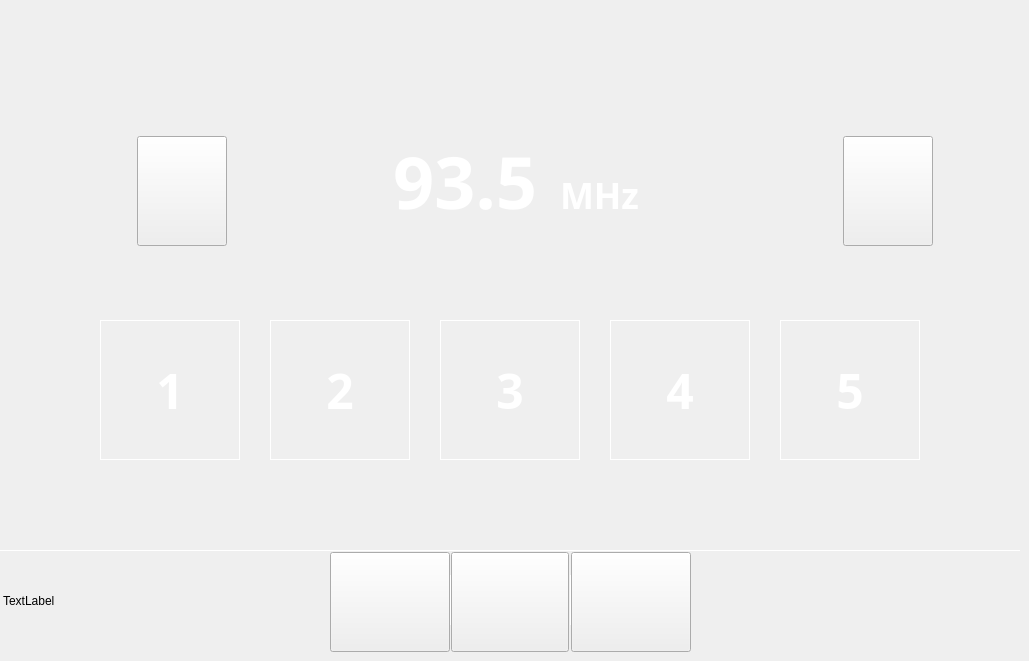
      <widget class="QWidget" name="FMTab">
       <attribute name="icon">
        <iconset resource="source.qrc">
         <normaloff>:/NotificationPanel/icons/FMTabIcon.png</normaloff>:/NotificationPanel/icons/FMTabIcon.png</iconset>
       </attribute>
       <attribute name="title">
        <string/>
       </attribute>
       <widget class="QLabel" name="ChannelFrequencyLabel">
        <property name="geometry">
         <rect>
          <x>393</x>
          <y>136</y>
          <width>165</width>
          <height>91</height>
         </rect>
        </property>
        <property name="styleSheet">
         <string notr="true">color: rgb(255, 255, 255);
font-family: Plus Jakarta Sans;
font-style: normal;
font-weight: 500;
font-size: 72px;
line-height: 91px;</string>
        </property>
        <property name="text">
         <string>93.5</string>
        </property>
       </widget>
       <widget class="QLabel" name="MegaHertzLabel">
        <property name="geometry">
         <rect>
          <x>560</x>
          <y>150</y>
          <width>90</width>
          <height>90</height>
         </rect>
        </property>
        <property name="styleSheet">
         <string notr="true">color: rgb(255, 255, 255);
font-family: Plus Jakarta Sans;
font-style: normal;
font-weight: 500;
font-size: 36px;
line-height: 91px;</string>
        </property>
        <property name="text">
         <string>MHz</string>
        </property>
       </widget>
       <widget class="QPushButton" name="FMForwardButton">
        <property name="geometry">
         <rect>
          <x>843</x>
          <y>136</y>
          <width>90</width>
          <height>110</height>
         </rect>
        </property>
        <property name="text">
         <string/>
        </property>
        <property name="icon">
         <iconset resource="source.qrc">
          <normaloff>:/NotificationPanel/icons/FMForwardButton.png</normaloff>:/NotificationPanel/icons/FMForwardButton.png</iconset>
        </property>
        <property name="iconSize">
         <size>
          <width>40</width>
          <height>71</height>
         </size>
        </property>
       </widget>
       <widget class="QPushButton" name="FMBackwardButton">
        <property name="geometry">
         <rect>
          <x>137</x>
          <y>136</y>
          <width>90</width>
          <height>110</height>
         </rect>
        </property>
        <property name="text">
         <string/>
        </property>
        <property name="icon">
         <iconset resource="source.qrc">
          <normaloff>:/NotificationPanel/icons/FMBackwardButton.png</normaloff>:/NotificationPanel/icons/FMBackwardButton.png</iconset>
        </property>
        <property name="iconSize">
         <size>
          <width>40</width>
          <height>71</height>
         </size>
        </property>
       </widget>
       <widget class="QPushButton" name="Channel1Button">
        <property name="geometry">
         <rect>
          <x>100</x>
          <y>320</y>
          <width>140</width>
          <height>140</height>
         </rect>
        </property>
        <property name="styleSheet">
         <string notr="true">border:1px solid rgb(255, 255, 255);
color: rgb(255, 255, 255);
font-family: Plus Jakarta Sans;
font-style: normal;
font-weight: 500;
font-size: 48px;
line-height: 60px;</string>
        </property>
        <property name="text">
         <string>1</string>
        </property>
       </widget>
       <widget class="QPushButton" name="Channel2Button">
        <property name="geometry">
         <rect>
          <x>270</x>
          <y>320</y>
          <width>140</width>
          <height>140</height>
         </rect>
        </property>
        <property name="styleSheet">
         <string notr="true">border:1px solid rgb(255, 255, 255);
color: rgb(255, 255, 255);
font-family: Plus Jakarta Sans;
font-style: normal;
font-weight: 500;
font-size: 48px;
line-height: 60px;</string>
        </property>
        <property name="text">
         <string>2</string>
        </property>
       </widget>
       <widget class="QPushButton" name="Channel3Button">
        <property name="geometry">
         <rect>
          <x>440</x>
          <y>320</y>
          <width>140</width>
          <height>140</height>
         </rect>
        </property>
        <property name="styleSheet">
         <string notr="true">border:1px solid rgb(255, 255, 255);
color: rgb(255, 255, 255);
font-family: Plus Jakarta Sans;
font-style: normal;
font-weight: 500;
font-size: 48px;
line-height: 60px;</string>
        </property>
        <property name="text">
         <string>3</string>
        </property>
       </widget>
       <widget class="QPushButton" name="Channel4Button">
        <property name="geometry">
         <rect>
          <x>610</x>
          <y>320</y>
          <width>140</width>
          <height>140</height>
         </rect>
        </property>
        <property name="styleSheet">
         <string notr="true">border:1px solid rgb(255, 255, 255);
color: rgb(255, 255, 255);
font-family: Plus Jakarta Sans;
font-style: normal;
font-weight: 500;
font-size: 48px;
line-height: 60px;</string>
        </property>
        <property name="text">
         <string>4</string>
        </property>
       </widget>
       <widget class="QPushButton" name="Channel5Button">
        <property name="geometry">
         <rect>
          <x>780</x>
          <y>320</y>
          <width>140</width>
          <height>140</height>
         </rect>
        </property>
        <property name="styleSheet">
         <string notr="true">border:1px solid rgb(255, 255, 255);
color: rgb(255, 255, 255);
font-family: Plus Jakarta Sans;
font-style: normal;
font-weight: 500;
font-size: 48px;
line-height: 60px;</string>
        </property>
        <property name="text">
         <string>5</string>
        </property>
       </widget>
       <widget class="QLabel" name="FMControlPanelBox">
        <property name="geometry">
         <rect>
          <x>0</x>
          <y>550</y>
          <width>1020</width>
          <height>100</height>
         </rect>
        </property>
        <property name="styleSheet">
         <string notr="true">border-top:1px solid rgb(255, 255, 255);</string>
        </property>
        <property name="text">
         <string>TextLabel</string>
        </property>
       </widget>
       <widget class="QPushButton" name="BandFMButton">
        <property name="geometry">
         <rect>
          <x>330</x>
          <y>552</y>
          <width>120</width>
          <height>100</height>
         </rect>
        </property>
        <property name="text">
         <string/>
        </property>
        <property name="icon">
         <iconset resource="source.qrc">
          <normaloff>:/NotificationPanel/icons/BandFMIcon.png</normaloff>:/NotificationPanel/icons/BandFMIcon.png</iconset>
        </property>
        <property name="iconSize">
         <size>
          <width>46</width>
          <height>51</height>
         </size>
        </property>
       </widget>
       <widget class="Line" name="FMcontrolLine1">
        <property name="geometry">
         <rect>
          <x>450</x>
          <y>575</y>
          <width>1</width>
          <height>50</height>
         </rect>
        </property>
        <property name="styleSheet">
         <string notr="true">color: rgb(255, 255, 255);</string>
        </property>
        <property name="frameShadow">
         <enum>QFrame::Plain</enum>
        </property>
        <property name="orientation">
         <enum>Qt::Vertical</enum>
        </property>
       </widget>
       <widget class="QPushButton" name="BandFMStationButton">
        <property name="geometry">
         <rect>
          <x>451</x>
          <y>552</y>
          <width>118</width>
          <height>100</height>
         </rect>
        </property>
        <property name="text">
         <string/>
        </property>
        <property name="icon">
         <iconset resource="source.qrc">
          <normaloff>:/NotificationPanel/icons/StationFMIcon.png</normaloff>:/NotificationPanel/icons/StationFMIcon.png</iconset>
        </property>
        <property name="iconSize">
         <size>
          <width>63</width>
          <height>47</height>
         </size>
        </property>
       </widget>
       <widget class="Line" name="FMControlLine2">
        <property name="geometry">
         <rect>
          <x>570</x>
          <y>575</y>
          <width>1</width>
          <height>50</height>
         </rect>
        </property>
        <property name="styleSheet">
         <string notr="true">color: rgb(255, 255, 255);</string>
        </property>
        <property name="frameShadow">
         <enum>QFrame::Plain</enum>
        </property>
        <property name="orientation">
         <enum>Qt::Vertical</enum>
        </property>
       </widget>
       <widget class="QPushButton" name="TuneFMButton">
        <property name="geometry">
         <rect>
          <x>571</x>
          <y>552</y>
          <width>120</width>
          <height>100</height>
         </rect>
        </property>
        <property name="text">
         <string/>
        </property>
        <property name="icon">
         <iconset resource="source.qrc">
          <normaloff>:/NotificationPanel/icons/TuneFMIcon.png</normaloff>:/NotificationPanel/icons/TuneFMIcon.png</iconset>
        </property>
        <property name="iconSize">
         <size>
          <width>41</width>
          <height>47</height>
         </size>
        </property>
       </widget>
      </widget>
